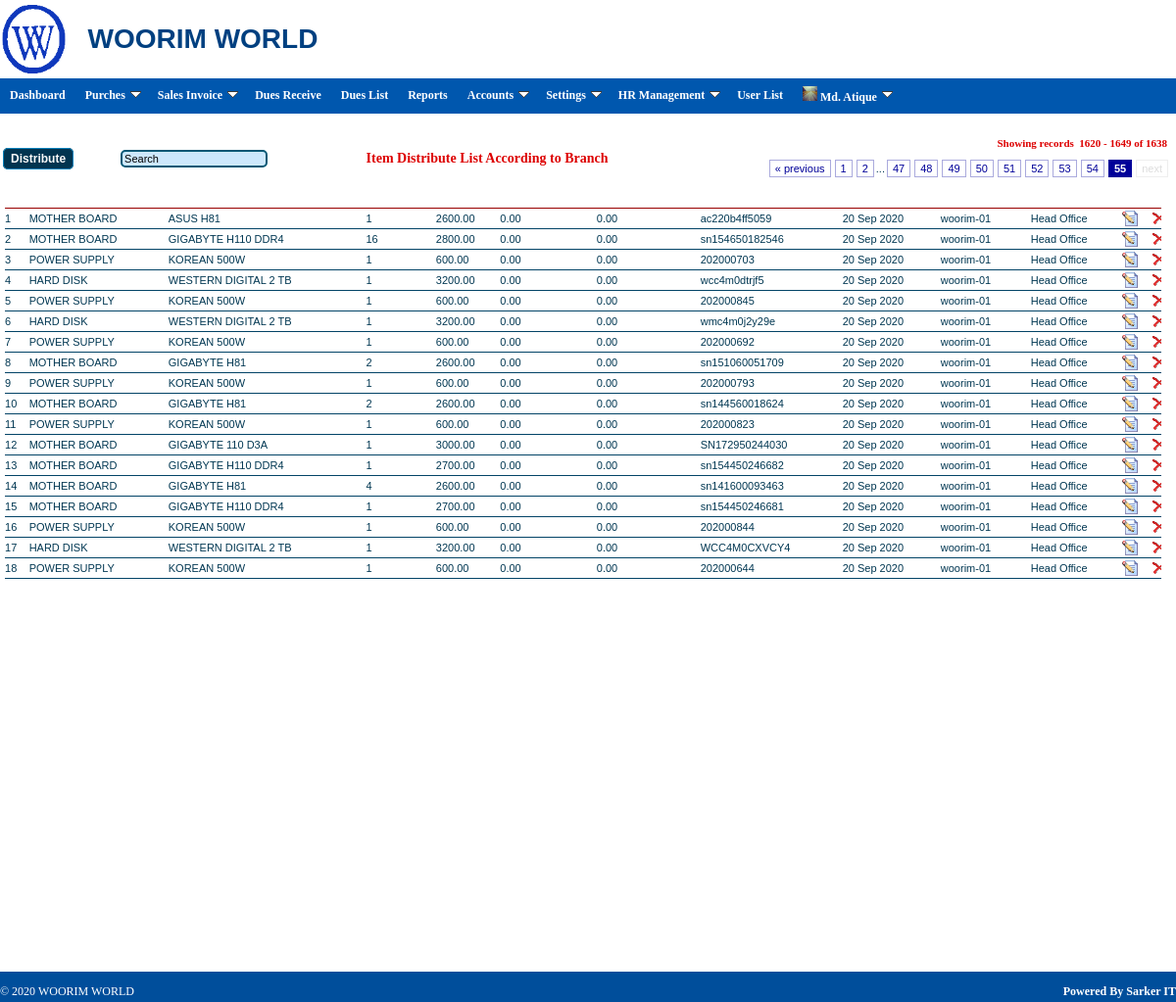
The page /?app=item_distribute&page=55 (signed in) on the database its author committed.
### tables this page shows
CREATE TABLE IF NOT EXISTS `inv_iteminfo` (
  `item_id` int(11) NOT NULL auto_increment,
  `sub_item_category_id` int(11) NOT NULL,
  `item_size` varchar(50) default NULL,
  `description` varchar(300) default NULL,
  `main_item_category_id` int(100) NOT NULL,
  `cost_price` decimal(18,2) NOT NULL,
  `sales_price` decimal(18,2) NOT NULL,
  `whole_sales_price` decimal(18,2) NOT NULL,
  `item_code` varchar(50) NOT NULL,
  `quantity` int(11) NOT NULL,
  `receive_date` date NOT NULL,
  `branch_id` int(11) NOT NULL,
  `ware_house_id` int(11) NOT NULL,
  `createdby` varchar(50) NOT NULL,
  `createddate` timestamp NOT NULL default CURRENT_TIMESTAMP on update CURRENT_TIMESTAMP,
  PRIMARY KEY  (`item_id`),
  UNIQUE KEY `ware_house_id` (`ware_house_id`)
);

CREATE TABLE IF NOT EXISTS `inv_item_category_main` (
  `main_item_category_id` int(11) NOT NULL auto_increment,
  `main_item_category_name` varchar(50) NOT NULL,
  `createdby` varchar(50) NOT NULL,
  `createddate` date NOT NULL,
  PRIMARY KEY  (`main_item_category_id`)
);

CREATE TABLE IF NOT EXISTS `inv_item_category_sub` (
  `sub_item_category_id` int(11) NOT NULL auto_increment,
  `sub_item_category_name` varchar(50) NOT NULL,
  `main_item_category_id` int(11) NOT NULL,
  `createdby` varchar(50) NOT NULL,
  `createddate` date NOT NULL,
  PRIMARY KEY  (`sub_item_category_id`),
  UNIQUE KEY `sub_item_category_name` (`sub_item_category_name`)
);

CREATE TABLE IF NOT EXISTS `branch` (
  `branch_id` int(11) NOT NULL auto_increment,
  `branch_name` varchar(100) NOT NULL,
  `stat` varchar(50) NOT NULL,
  PRIMARY KEY  (`branch_id`)
);

### index.php (called while the page is built, shortened)
<?php
$currentApp = getRequest('app');
include_once("apps/$currentApp.php");
?>

### libs/common/common.lib.php (called while the page is built, shortened)
<?php
   function getRequest($request)
   {
      if(isset($_REQUEST[$request]))
      {
         return $_REQUEST[$request];
      }
      else
      {
         return FALSE;
      }
   }
?>

### libs/common/general.lib.php (called while the page is built, shortened)
<?php
	function _date($val){
			$yy = substr($val,0,4);
			$mm = substr($val,5,2);
			$dd = substr($val,8,2);
			return date('d M Y',mktime(0,0,0,$mm,$dd,$yy));
	}
?>

### classes/item_distribute.class.php (the view, shortened to what this page needs)
<?php
class item_distribute
{
  function run()
  {
    $cmd = getRequest('cmd');
      switch ($cmd)
      {
         default                   : $cmd == 'list'; $this->getList();							break;
      }
 }
   function getList(){
	$adjacents = 3;
	 $query = "SELECT COUNT(*) as num FROM ".INV_ITEMINFO_TBL."";
	$total_pages = mysql_fetch_array(mysql_query($query));
	$total_pages = $total_pages[num];
	$limit = 30;
	$page = $_GET['page'];
	if($page)
		$start = ($page - 1) * $limit;
	else
		$start = 0;
	$prev = $page - 1;
	$next = $page + 1;
	$lastpage = ceil($total_pages/$limit);
	$lpm1 = $lastpage - 1;
	$pagination = "";
	if($lastpage > 1)
	{
		$pagination .= "<div class=\"pagination\">";
		if ($page > 1)
			$pagination.= "<a href=\"?app=item_distribute&page=$prev\">&laquo; previous</a>";
		else
			$pagination.= "<span class=\"disabled\">previous</span>";
		if ($lastpage < 7 + ($adjacents * 2))
		{
			for ($counter = 1; $counter <= $lastpage; $counter++)
			{
				if ($counter == $page)
					$pagination.= "<span class=\"current\">$counter</span>";
				else
					$pagination.= "<a href=\"?app=item_distribute&page=$counter\">$counter</a>";
			}
		}
		elseif($lastpage > 5 + ($adjacents * 2))
		{
			if($page < 1 + ($adjacents * 2))
			{
				for ($counter = 1; $counter < 4 + ($adjacents * 2); $counter++)
				{
					if ($counter == $page)
						$pagination.= "<span class=\"current\">$counter</span>";
					else
						$pagination.= "<a href=\"?app=item_distribute&page=$counter\">$counter</a>";
				}
				$pagination.= "...";
				$pagination.= "<a href=\"?app=item_distribute&page=$lpm1\">$lpm1</a>";
				$pagination.= "<a href=\"?app=item_distribute&page=$lastpage\">$lastpage</a>";
			}
			else
			{
				$pagination.= "<a href=\"?app=item_distribute&page=1\">1</a>";
				$pagination.= "<a href=\"?app=item_distribute&page=2\">2</a>";
				$pagination.= "...";
				for ($counter = $lastpage - (2 + ($adjacents * 2)); $counter <= $lastpage; $counter++)
				{
					if ($counter == $page)
						$pagination.= "<span class=\"current\">$counter</span>";
					else
						$pagination.= "<a href=\"?app=item_distribute&page=$counter\">$counter</a>";
				}
			}
		}
		if ($page < $counter - 1){
			$pagination.= "<a href=\"?app=item_distribute&page=$next\">next &raquo;</a>";
		}else{
			$pagination.= "<span class=\"disabled\">next</span>";
		 $pagination.= "</div>\n";
		 }
	}
	$ItemInfo = $this->ItemInfoFetch($start, $limit);
  }
function ItemInfoFetch($start = null, $limit = null){
$searchq 	= getRequest('searchq');
$page 	= getRequest('page');
$sub_item_category_id 	= getRequest('sub_item_category_id');
if($searchq){
	$sql="SELECT
	item_id,
	i.sub_item_category_id,
	sub_item_category_name,
	item_size,
	description,
	i.main_item_category_id,
	main_item_category_name,
	cost_price,
	sales_price,
	whole_sales_price,
	i.branch_id,
	branch_name,
	quantity,
	receive_date,
	i.createdby,
	i.createddate
FROM
	".INV_ITEMINFO_TBL." i inner join ".INV_CATEGORY_SUB_TBL." c on c.sub_item_category_id=i.sub_item_category_id
	inner join inv_item_category_main m on m.main_item_category_id=c.main_item_category_id
	inner join branch b on b.branch_id=i.branch_id
	where branch_name LIKE '%".$searchq."%' or main_item_category_name LIKE '%".$searchq."%' or sub_item_category_name LIKE '%".$searchq."%' order by receive_date desc LIMIT 0, 5";
	}if($page){
		$sql="SELECT
	item_id,
	i.sub_item_category_id,
	sub_item_category_name,
	item_size,
	description,
	i.main_item_category_id,
	main_item_category_name,
	cost_price,
	sales_price,
	whole_sales_price,
	i.branch_id,
	branch_name,
	quantity,
	receive_date,
	i.createdby,
	i.createddate
FROM
	".INV_ITEMINFO_TBL." i inner join ".INV_CATEGORY_SUB_TBL." c on c.sub_item_category_id=i.sub_item_category_id
	inner join inv_item_category_main m on m.main_item_category_id=c.main_item_category_id
	inner join branch b on b.branch_id=i.branch_id
	order by receive_date desc LIMIT $start, $limit";
	}if($sub_item_category_id){
		$sql="SELECT
	item_id,
	i.sub_item_category_id,
	sub_item_category_name,
	item_size,
	description,
	i.main_item_category_id,
	main_item_category_name,
	cost_price,
	sales_price,
	whole_sales_price,
	i.branch_id,
	branch_name,
	quantity,
	receive_date,
	i.createdby,
	i.createddate
FROM
	".INV_ITEMINFO_TBL." i inner join ".INV_CATEGORY_SUB_TBL." c on c.sub_item_category_id=i.sub_item_category_id
	inner join inv_item_category_main m on m.main_item_category_id=c.main_item_category_id
	inner join branch b on b.branch_id=i.branch_id
	where sub_item_category_id=$sub_item_category_id order by receive_date desc";
	}
		$res= mysql_query($sql);
	      $type = '<table width="1200" cellspacing=0 class="tableGrid" >
	            <tr>
				<th>SL</th>
	             <th nowrap=nowrap align=left>Brand Name</th>
	             <th nowrap=nowrap align=left>Item Name</th>
	             <th nowrap=nowrap align=left>Quantity</th>
<!--				 <th nowrap=nowrap align=left>Category</th>
-->				 <th nowrap=nowrap align=left>Cost</th>
				 <th nowrap=nowrap align=left>Sales(retail)</th>
				 <th nowrap=nowrap align=left>Sales(whole)</th>
				 <th nowrap=nowrap align=left>Size</th>
				 <th nowrap=nowrap align=left>Date</th>
<!--				 <th nowrap=nowrap align=left>Description</th>
-->				 <th nowrap=nowrap align=left>Created By</th>
				 <th nowrap=nowrap align=left>Branch</th>
				<th></th>
				<th></th>
	       </tr>';
		$rowcolor=0;$i=1;
		while($row = mysql_fetch_array($res)){
		 if($rowcolor==0){
				$style = "oddClassStyle";$rowcolor=1;
			 }else{
				$style = "evenClassStyle";$rowcolor=0;
			 }
			$type .='<tr  class="oddClassStyle" onMouseOver="this.className=\'highlight\'"
			onMouseOut="this.className=\''.$style.'\'" >
			<td nowrap=nowrap>'.$i.'&nbsp;</td>
			<td nowrap=nowrap>'.$row['main_item_category_name'].'&nbsp;</td>
			<td nowrap=nowrap>'.$row['sub_item_category_name'].'&nbsp;</td>
			<td nowrap=nowrap>'.$row['quantity'].'&nbsp;</td>
<!--			<td nowrap=nowrap>'.$row['sub_item_category_name'].'&nbsp;</td>
-->			<td nowrap=nowrap>'.$row['cost_price'].'&nbsp;</td>
			<td nowrap=nowrap>'.$row['sales_price'].'&nbsp;</td>
			<td nowrap=nowrap>'.$row['whole_sales_price'].'&nbsp;</td>
			<td nowrap=nowrap>'.$row['item_size'].'&nbsp;</td>
			<td nowrap=nowrap>'._date($row['receive_date']).'&nbsp;</td>
<!--			<td nowrap=nowrap>'.$row['description'].'&nbsp;</td>
-->			<td nowrap=nowrap>'.$row['createdby'].'&nbsp;</td>
			<td nowrap=nowrap>'.$row['branch_name'].'&nbsp;</td>
			<td width="30"><a href="?app=item_distribute&cmd=edit&item_id='.$row['item_id'].'"><img src="images/common/edit.gif" style="border:none"></a></td>
			<td width="30"><a href="?app=item_distribute&cmd=DeleteItem&item_id='.$row['item_id'].'" onclick="return confirmDelete();" title="Delete">
			<img src="images/common/delete.gif" style="border:none"></a></td>
			</tr>';
			$i++;
		}
		$type .= '</table>';
		return $type;
}
}
?>

### contents/css/headermenu/HeaderMenu.css (style rules this page uses)
body,td,tr { margin: 0; padding: 0; font-family: Tahoma, Arial, Helvetica, sans-serif; font-size: 11px; }

### contents/css/common/common.css (style rules this page uses)
a { cursor:pointer; }
body { margin-left: 0px; margin-top: 0px; margin-right: 0px; margin-bottom: 0px; font-size:11px; line-height:20px; font-family: Verdana, Arial, Helvetica, sans-serif; color:#013752; background-color: #F1F2F7; }
body, td, p, input { font-size: 11px; font-family: Verdana, Arial, Helvetica, sans-serif; }
ul { list-style: circle; line-height:1.5 }
.textBox { color: #000000; -moz-border-radius: 5px; -webkit-border-radius: 5px; border:2px solid #035874 ; background-color:#CDE8FC; }
.btnClass { border:1px solid #0681BB; background-color: #013450; color: #F8F8F8; -moz-border-radius:5px; -webkit-border-radius:5px; padding:3px 7px 3px 7px; font-weight:bold; font-size:12px; cursor:pointer; }
.btnPress, input { color: #053D7A; }
th { background-color:#999999; color:#ffffff; margin:1px; }
.oddClassStyle { background-color:#ffffff; border-bottom:1px solid #cccccc;cursor:pointer; }
a { text-decoration:none;color:#000066; }
img { text-decoration:none; border:none; }
.tableGrid th { padding:5; border-bottom:1px solid #990000; background:url(../../../images/common/icons/body_bckg.jpg); }
.tableGrid td { padding:5; border-bottom:1px solid #034467; }

### contents/css/common/footer.css (style rules this page uses)
.footerStyle { background-color:#004E9B; width:100%; height:1.8em; padding-top:.4em; color:#FFFFFF; font-size:12px; font-family:Verdana; }
.footerStyle a { text-decoration:none; color:#FFFFFF; font-size:12px; font-family:Verdana; font-weight: bold; }

### rows shown on the page
inv_iteminfo: main_item_category.main_item_category_name "MOTHER BOARD", sub_item_category.sub_item_category_name "ASUS H81", quantity "1", cost_price "2600.00", sales_price "0.00", whole_sales_price "0.00", item_size "ac220b4ff5059", receive_date "20 Sep 2020", createdby "woorim-01", branch.branch_name "Head Office"
inv_iteminfo: main_item_category.main_item_category_name "MOTHER BOARD", sub_item_category.sub_item_category_name "GIGABYTE H110 DDR4", quantity "16", cost_price "2800.00", sales_price "0.00", whole_sales_price "0.00", item_size "sn154650182546", receive_date "20 Sep 2020", createdby "woorim-01", branch.branch_name "Head Office"
inv_iteminfo: main_item_category.main_item_category_name "POWER SUPPLY", sub_item_category.sub_item_category_name "KOREAN 500W", quantity "1", cost_price "600.00", sales_price "0.00", whole_sales_price "0.00", item_size "202000703", receive_date "20 Sep 2020", createdby "woorim-01", branch.branch_name "Head Office"
inv_iteminfo: main_item_category.main_item_category_name "HARD DISK", sub_item_category.sub_item_category_name "WESTERN DIGITAL 2 TB", quantity "1", cost_price "3200.00", sales_price "0.00", whole_sales_price "0.00", item_size "wcc4m0dtrjf5", receive_date "20 Sep 2020", createdby "woorim-01", branch.branch_name "Head Office"
inv_iteminfo: main_item_category.main_item_category_name "POWER SUPPLY", sub_item_category.sub_item_category_name "KOREAN 500W", quantity "1", cost_price "600.00", sales_price "0.00", whole_sales_price "0.00", item_size "202000845", receive_date "20 Sep 2020", createdby "woorim-01", branch.branch_name "Head Office"
inv_iteminfo: main_item_category.main_item_category_name "HARD DISK", sub_item_category.sub_item_category_name "WESTERN DIGITAL 2 TB", quantity "1", cost_price "3200.00", sales_price "0.00", whole_sales_price "0.00", item_size "wmc4m0j2y29e", receive_date "20 Sep 2020", createdby "woorim-01", branch.branch_name "Head Office"
inv_iteminfo: main_item_category.main_item_category_name "POWER SUPPLY", sub_item_category.sub_item_category_name "KOREAN 500W", quantity "1", cost_price "600.00", sales_price "0.00", whole_sales_price "0.00", item_size "202000692", receive_date "20 Sep 2020", createdby "woorim-01", branch.branch_name "Head Office"
inv_iteminfo: main_item_category.main_item_category_name "MOTHER BOARD", sub_item_category.sub_item_category_name "GIGABYTE H81", quantity "2", cost_price "2600.00", sales_price "0.00", whole_sales_price "0.00", item_size "sn151060051709", receive_date "20 Sep 2020", createdby "woorim-01", branch.branch_name "Head Office"
inv_iteminfo: main_item_category.main_item_category_name "POWER SUPPLY", sub_item_category.sub_item_category_name "KOREAN 500W", quantity "1", cost_price "600.00", sales_price "0.00", whole_sales_price "0.00", item_size "202000793", receive_date "20 Sep 2020", createdby "woorim-01", branch.branch_name "Head Office"
inv_iteminfo: main_item_category.main_item_category_name "MOTHER BOARD", sub_item_category.sub_item_category_name "GIGABYTE H81", quantity "2", cost_price "2600.00", sales_price "0.00", whole_sales_price "0.00", item_size "sn144560018624", receive_date "20 Sep 2020", createdby "woorim-01", branch.branch_name "Head Office"
inv_iteminfo: main_item_category.main_item_category_name "POWER SUPPLY", sub_item_category.sub_item_category_name "KOREAN 500W", quantity "1", cost_price "600.00", sales_price "0.00", whole_sales_price "0.00", item_size "202000823", receive_date "20 Sep 2020", createdby "woorim-01", branch.branch_name "Head Office"
inv_iteminfo: main_item_category.main_item_category_name "MOTHER BOARD", sub_item_category.sub_item_category_name "GIGABYTE 110 D3A", quantity "1", cost_price "3000.00", sales_price "0.00", whole_sales_price "0.00", item_size "SN172950244030", receive_date "20 Sep 2020", createdby "woorim-01", branch.branch_name "Head Office"
inv_iteminfo: main_item_category.main_item_category_name "MOTHER BOARD", sub_item_category.sub_item_category_name "GIGABYTE H110 DDR4", quantity "1", cost_price "2700.00", sales_price "0.00", whole_sales_price "0.00", item_size "sn154450246682", receive_date "20 Sep 2020", createdby "woorim-01", branch.branch_name "Head Office"
inv_iteminfo: main_item_category.main_item_category_name "MOTHER BOARD", sub_item_category.sub_item_category_name "GIGABYTE H81", quantity "4", cost_price "2600.00", sales_price "0.00", whole_sales_price "0.00", item_size "sn141600093463", receive_date "20 Sep 2020", createdby "woorim-01", branch.branch_name "Head Office"
inv_iteminfo: main_item_category.main_item_category_name "MOTHER BOARD", sub_item_category.sub_item_category_name "GIGABYTE H110 DDR4", quantity "1", cost_price "2700.00", sales_price "0.00", whole_sales_price "0.00", item_size "sn154450246681", receive_date "20 Sep 2020", createdby "woorim-01", branch.branch_name "Head Office"
inv_iteminfo: main_item_category.main_item_category_name "POWER SUPPLY", sub_item_category.sub_item_category_name "KOREAN 500W", quantity "1", cost_price "600.00", sales_price "0.00", whole_sales_price "0.00", item_size "202000844", receive_date "20 Sep 2020", createdby "woorim-01", branch.branch_name "Head Office"
inv_iteminfo: main_item_category.main_item_category_name "HARD DISK", sub_item_category.sub_item_category_name "WESTERN DIGITAL 2 TB", quantity "1", cost_price "3200.00", sales_price "0.00", whole_sales_price "0.00", item_size "WCC4M0CXVCY4", receive_date "20 Sep 2020", createdby "woorim-01", branch.branch_name "Head Office"
inv_iteminfo: main_item_category.main_item_category_name "POWER SUPPLY", sub_item_category.sub_item_category_name "KOREAN 500W", quantity "1", cost_price "600.00", sales_price "0.00", whole_sales_price "0.00", item_size "202000644", receive_date "20 Sep 2020", createdby "woorim-01", branch.branch_name "Head Office"
